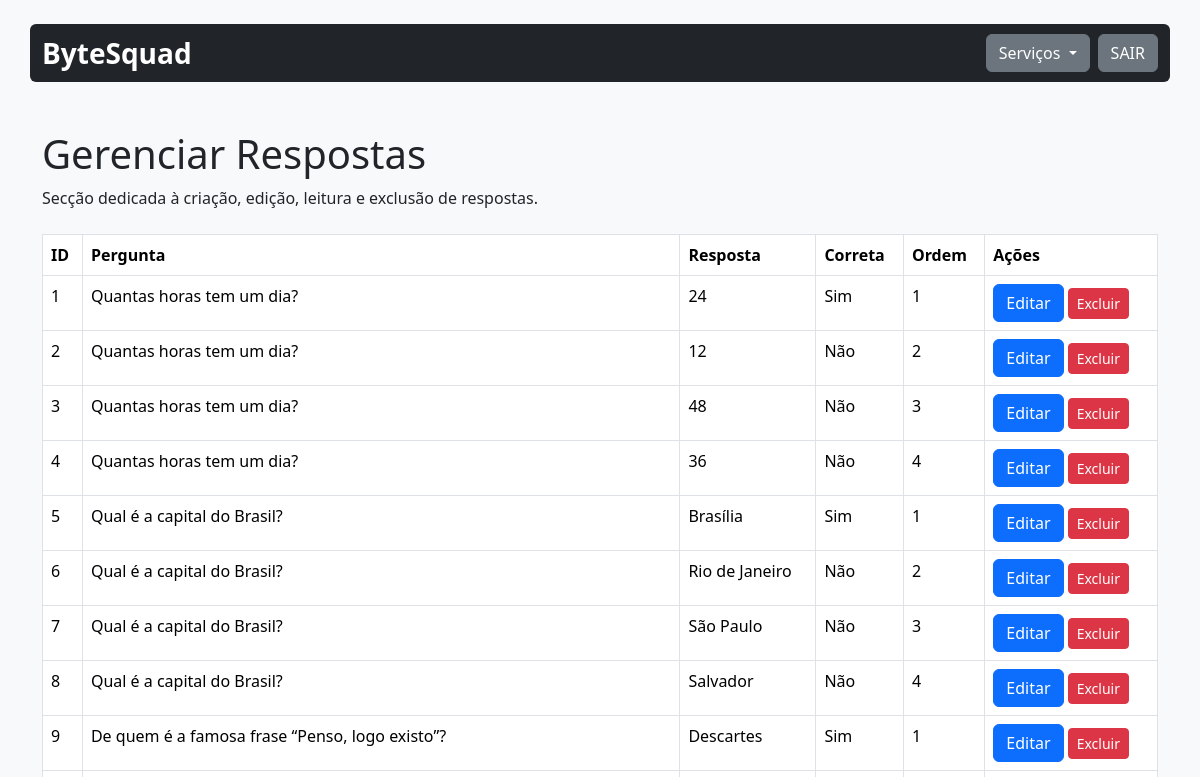
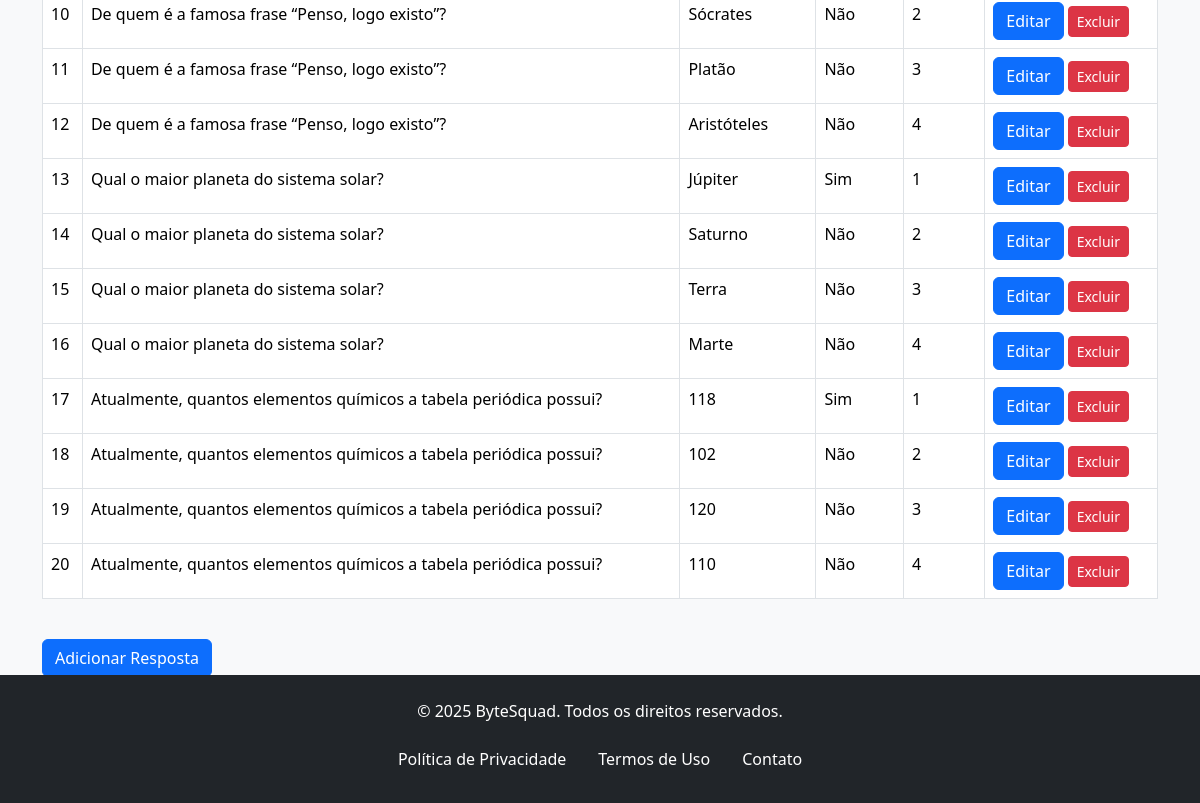
The app's page /gerenciarResposta.php (signed in), older data (2 pictures, top to bottom).
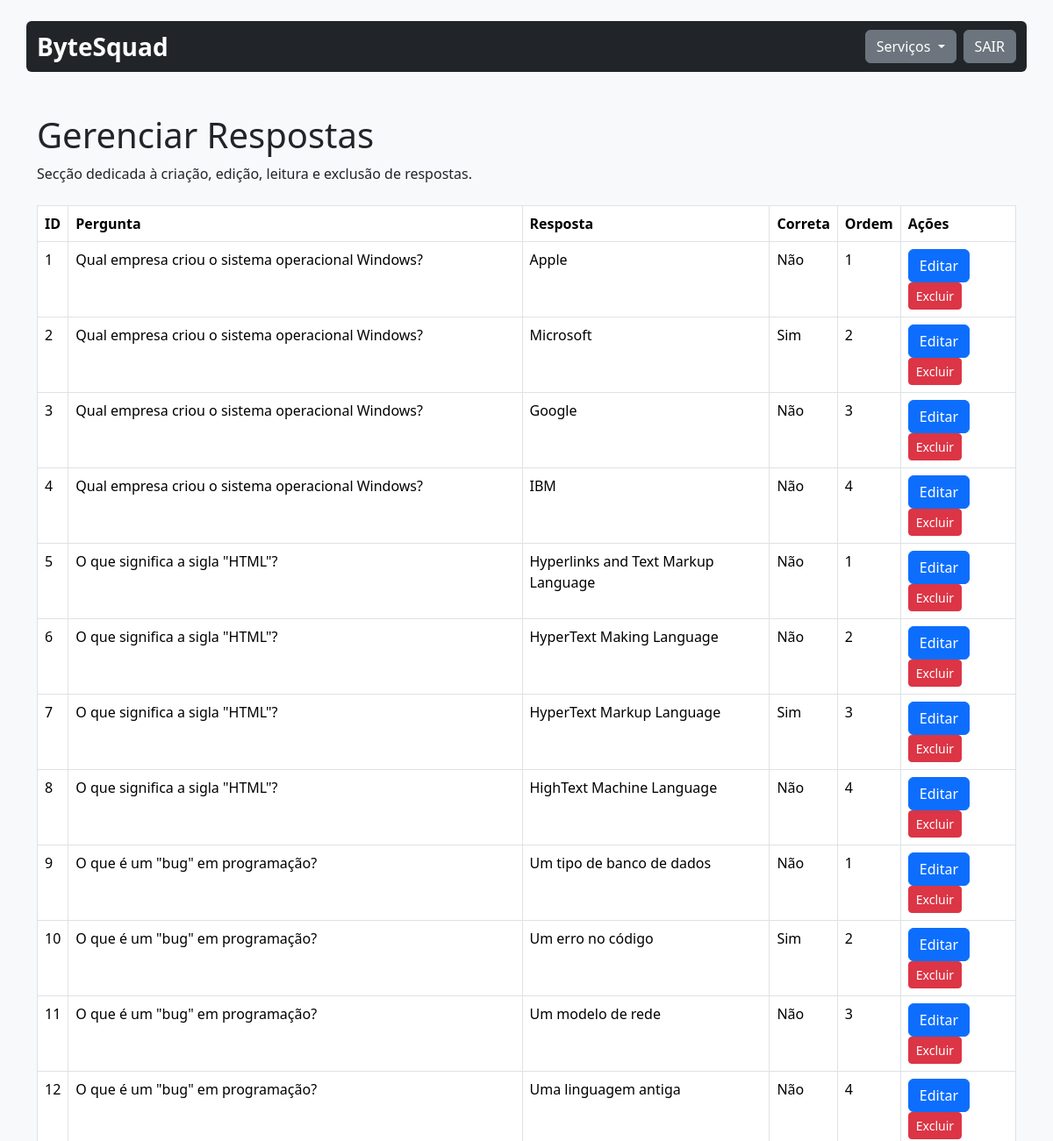
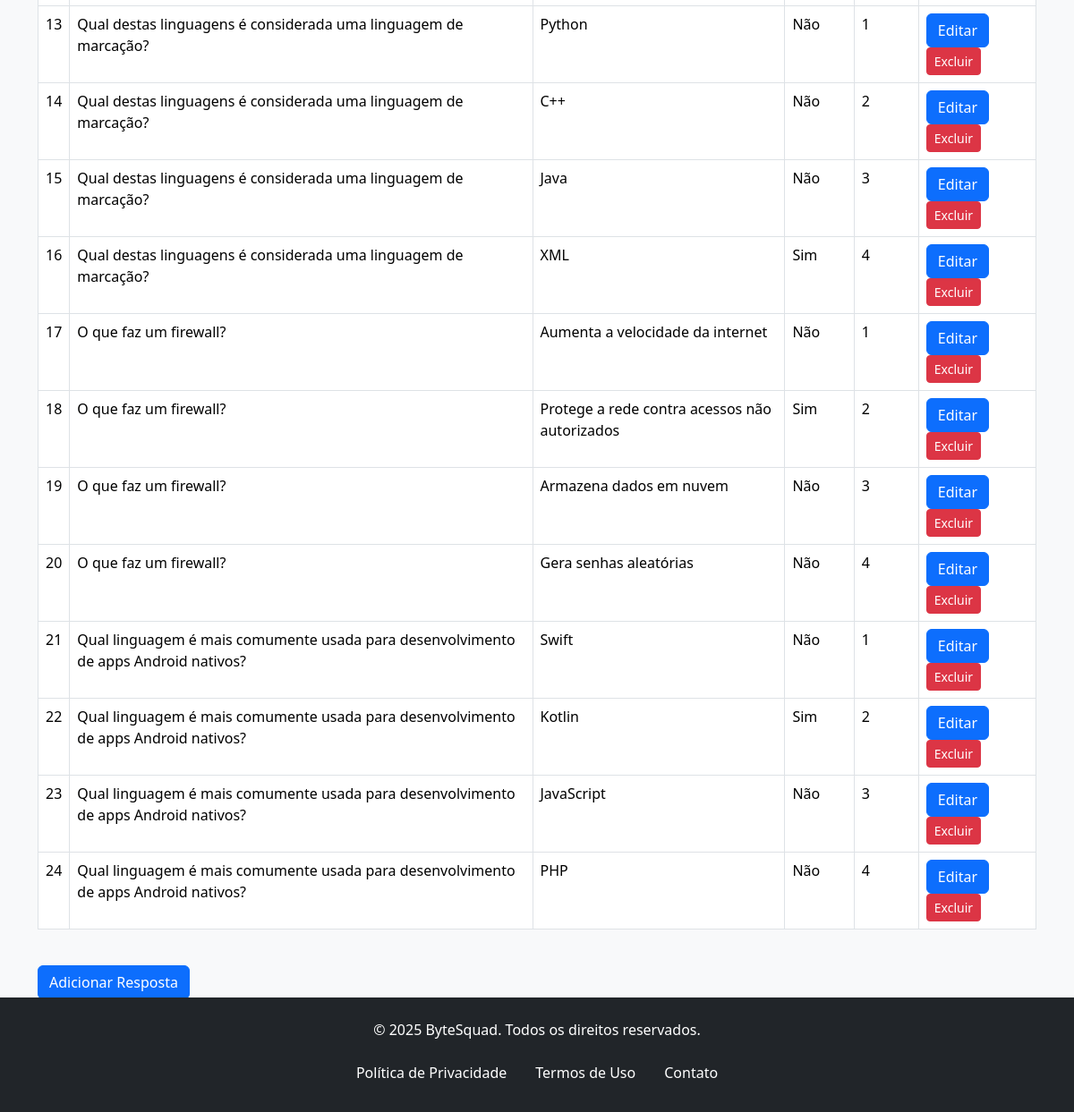
The same page, newer data (2 pictures, top to bottom).
### tables this page shows
CREATE TABLE `resposta` (
  `id_resposta` int(11) NOT NULL,
  `id_pergunta` int(11) NOT NULL,
  `texto_resposta` varchar(300) NOT NULL,
  `correta` tinyint(1) DEFAULT 0,
  `ordem` int(11) DEFAULT 1
);

CREATE TABLE `pergunta` (
  `id_pergunta` int(11) NOT NULL,
  `id_nivel` int(11) NOT NULL,
  `texto_pergunta` text NOT NULL,
  `tipo_pergunta` varchar(50) DEFAULT 'multipla_escolha',
  `ordem` int(11) DEFAULT 1
);

### assets/classes/respostas.class.php (called while the page is built, shortened)
<?php
require_once 'conexao.class.php';
class Respostas
{
    private $con;
    public function __construct()
    {
        $this->con = new Conexao();
    }
    public function listar($id_pergunta = null)
    {
        try {
            if ($id_pergunta) {
                $sql = $this->con->conectar()->prepare("SELECT * FROM resposta WHERE id_pergunta = :id_pergunta ORDER BY ordem ASC");
                $sql->bindParam(':id_pergunta', $id_pergunta, PDO::PARAM_INT);
            } else {
                $sql = $this->con->conectar()->prepare("SELECT * FROM resposta ORDER BY id_pergunta, ordem ASC");
            }
            $sql->execute();
            return $sql->fetchAll(PDO::FETCH_ASSOC);
        } catch (PDOException $ex) {
            echo "ERRO: " . $ex->getMessage();
        }
    }
}

### assets/classes/conexao.class.php (called while the page is built)
<?php
class Conexao{
    private $servidor;
    private $senha;
    private $usuario;
    private $banco;
    private static $pdo;
    public function __construct(){
        $this->servidor = "localhost";
        $this->banco = "bytesquad";
        $this->senha = "";
        $this->usuario = "root";
    }
    public function conectar(){
        try{
            if(is_null(self::$pdo)){
                self::$pdo = new PDO("mysql:host=".$this->servidor."; dbname=".$this->banco, $this->usuario, $this->senha);
            }
            return self::$pdo;
        } catch(PDOException $ex){
            echo $ex->getMessage();
        }
    }
}

### assets/classes/perguntas.class.php (called while the page is built, shortened)
<?php
require_once 'conexao.class.php';
class Perguntas
{
    private $con;
    public function __construct()
    {
        $this->con = new Conexao();
    }
    public function buscarPergunta($id_pergunta)
    {
        try {
            $sql = $this->con->conectar()->prepare("SELECT * FROM pergunta WHERE id_pergunta = :id_pergunta");
            $sql->bindParam(':id_pergunta', $id_pergunta, PDO::PARAM_INT);
            $sql->execute();
            return $sql->fetch(PDO::FETCH_ASSOC);
        } catch (PDOException $ex) {
            error_log("ERRO: " . $ex->getMessage());
            return false;
        }
    }
}

### assets/classes/administrador.class.php (called while the page is built, shortened)
<?php
require_once 'conexao.class.php';
class Administrador
{
    private $permissoes;
    private $con;
    public function __construct()
    {
        $this->con = new Conexao();
    }
    public function setUsuario($id)
    {
        $sql = $this->con->conectar()->prepare("SELECT * FROM administrativo WHERE id_administrativo = :id");
        $sql->bindValue(":id", $id);
        $sql->execute();
        if ($sql->rowCount() > 0) {
            $sql = $sql->fetch();
            $this->permissoes = explode(', ', $sql['permissoes_admin']);
        }
    }
    public function temPermissoes($permissao)
    {
        if (isset($_SESSION['Logado'])) {
            $id = $_SESSION['Logado'];
            $this->setUsuario($id);
            return in_array($permissao, $this->permissoes);
        }
        return false;
    }
}

### gerenciarResposta.php (the view, shortened to what the changed rows need)
<?php
include 'assets/inc/header.inc.php';
include 'assets/classes/respostas.class.php';
include 'assets/classes/perguntas.class.php';
$resposta = new Respostas();
$pergunta = new Perguntas();
require_once './assets/classes/administrador.class.php';
$admin = new Administrador();
?>
<main class="container mt-5">
    <div class="header-content mb-4">
        <h1>Gerenciar Respostas</h1>
    </div>
    <div class="table-responsive mb-4">
        <table class="table table-bordered table-hover">
            <thead class="thead-light">
                <tr>
                    <th>ID</th>
                    <th>Pergunta</th>
                    <th>Resposta</th>
                    <th>Correta</th>
                    <th>Ordem</th>
                    <th>Ações</th>
                </tr>
            </thead>
            <tbody>
                <?php
                $lista = $resposta->listar();
                foreach ($lista as $item):
                    $perguntaInfo = $pergunta->buscarPergunta($item['id_pergunta']);
                ?>
                    <tr>
                        <td><?php echo $item['id_resposta']; ?></td>
                        <td><?php echo $perguntaInfo ? $perguntaInfo['texto_pergunta'] : 'Pergunta não encontrada'; ?></td>
                        <td><?php echo $item['texto_resposta']; ?></td>
                        <td><?php echo $item['correta'] ? 'Sim' : 'Não'; ?></td>
                        <td><?php echo $item['ordem']; ?></td>
                        <td>
                            <?php if ($admin->temPermissoes('EDIT')): ?>
                                <button type="button" class="btn btn-primary" data-bs-toggle="modal"
                                    data-bs-target="#editarModal<?php echo $item['id_resposta']; ?>">
                                    Editar
                                </button>
                            <?php endif; ?>
                            <?php if ($admin->temPermissoes('DELETE')): ?>
                                <a href="deletarResposta.php?id_resposta=<?php echo $item['id_resposta']; ?>"
                                    class="btn btn-sm btn-danger"
                                    onclick="return confirm('Você tem certeza que deseja excluir esta resposta?')">Excluir</a>
                            <?php endif; ?>
                        </td>
                    </tr>
                <?php endforeach ?>
            </tbody>
        </table>
    </div>
</main>
<?php include 'assets/inc/footer.inc.php'; ?>
</body>
</html>

Row changes from the older to the newer data that the page shows:
changed resposta id 1: id_pergunta.texto_pergunta "Quantas horas tem um dia?" → "Qual empresa criou o sistema operacional Windows?"; texto_resposta "24" → "Apple"; correta "Sim" → "Não"
changed resposta id 2: id_pergunta.texto_pergunta "Quantas horas tem um dia?" → "Qual empresa criou o sistema operacional Windows?"; texto_resposta "12" → "Microsoft"; correta "Não" → "Sim"
changed resposta id 3: id_pergunta.texto_pergunta "Quantas horas tem um dia?" → "Qual empresa criou o sistema operacional Windows?"; texto_resposta "48" → "Google"
changed resposta id 4: id_pergunta.texto_pergunta "Quantas horas tem um dia?" → "Qual empresa criou o sistema operacional Windows?"; texto_resposta "36" → "IBM"
changed resposta id 5: id_pergunta.texto_pergunta "Qual é a capital do Brasil?" → "O que significa a sigla \"HTML\"?"; texto_resposta "Brasília" → "Hyperlinks and Text Markup Language"; correta "Sim" → "Não"
changed resposta id 6: id_pergunta.texto_pergunta "Qual é a capital do Brasil?" → "O que significa a sigla \"HTML\"?"; texto_resposta "Rio de Janeiro" → "HyperText Making Language"
changed resposta id 7: id_pergunta.texto_pergunta "Qual é a capital do Brasil?" → "O que significa a sigla \"HTML\"?"; texto_resposta "São Paulo" → "HyperText Markup Language"; correta "Não" → "Sim"
changed resposta id 8: id_pergunta.texto_pergunta "Qual é a capital do Brasil?" → "O que significa a sigla \"HTML\"?"; texto_resposta "Salvador" → "HighText Machine Language"
changed resposta id 9: id_pergunta.texto_pergunta "De quem é a famosa frase “Penso, logo existo”?" → "O que é um \"bug\" em programação?"; texto_resposta "Descartes" → "Um tipo de banco de dados"; correta "Sim" → "Não"
changed resposta id 10: id_pergunta.texto_pergunta "De quem é a famosa frase “Penso, logo existo”?" → "O que é um \"bug\" em programação?"; texto_resposta "Sócrates" → "Um erro no código"; correta "Não" → "Sim"
changed resposta id 11: id_pergunta.texto_pergunta "De quem é a famosa frase “Penso, logo existo”?" → "O que é um \"bug\" em programação?"; texto_resposta "Platão" → "Um modelo de rede"
changed resposta id 12: id_pergunta.texto_pergunta "De quem é a famosa frase “Penso, logo existo”?" → "O que é um \"bug\" em programação?"; texto_resposta "Aristóteles" → "Uma linguagem antiga"
changed resposta id 13: id_pergunta.texto_pergunta "Qual o maior planeta do sistema solar?" → "Qual destas linguagens é considerada uma linguagem de marcação?"; texto_resposta "Júpiter" → "Python"; correta "Sim" → "Não"
changed resposta id 14: id_pergunta.texto_pergunta "Qual o maior planeta do sistema solar?" → "Qual destas linguagens é considerada uma linguagem de marcação?"; texto_resposta "Saturno" → "C++"
changed resposta id 15: id_pergunta.texto_pergunta "Qual o maior planeta do sistema solar?" → "Qual destas linguagens é considerada uma linguagem de marcação?"; texto_resposta "Terra" → "Java"
changed resposta id 16: id_pergunta.texto_pergunta "Qual o maior planeta do sistema solar?" → "Qual destas linguagens é considerada uma linguagem de marcação?"; texto_resposta "Marte" → "XML"; correta "Não" → "Sim"
changed resposta id 17: id_pergunta.texto_pergunta "Atualmente, quantos elementos químicos a tabela periódica possui?" → "O que faz um firewall?"; texto_resposta "118" → "Aumenta a velocidade da internet"; correta "Sim" → "Não"
changed resposta id 18: id_pergunta.texto_pergunta "Atualmente, quantos elementos químicos a tabela periódica possui?" → "O que faz um firewall?"; texto_resposta "102" → "Protege a rede contra acessos não autorizados"; correta "Não" → "Sim"
changed resposta id 19: id_pergunta.texto_pergunta "Atualmente, quantos elementos químicos a tabela periódica possui?" → "O que faz um firewall?"; texto_resposta "120" → "Armazena dados em nuvem"
changed resposta id 20: id_pergunta.texto_pergunta "Atualmente, quantos elementos químicos a tabela periódica possui?" → "O que faz um firewall?"; texto_resposta "110" → "Gera senhas aleatórias"
added resposta: id_resposta "21", id_pergunta.texto_pergunta "Qual linguagem é mais comumente usada para desenvolvimento de apps Android nativos?", texto_resposta "Swift", correta "Não", ordem "1"
added resposta: id_resposta "22", id_pergunta.texto_pergunta "Qual linguagem é mais comumente usada para desenvolvimento de apps Android nativos?", texto_resposta "Kotlin", correta "Sim", ordem "2"
added resposta: id_resposta "23", id_pergunta.texto_pergunta "Qual linguagem é mais comumente usada para desenvolvimento de apps Android nativos?", texto_resposta "JavaScript", correta "Não", ordem "3"
added resposta: id_resposta "24", id_pergunta.texto_pergunta "Qual linguagem é mais comumente usada para desenvolvimento de apps Android nativos?", texto_resposta "PHP", correta "Não", ordem "4"
